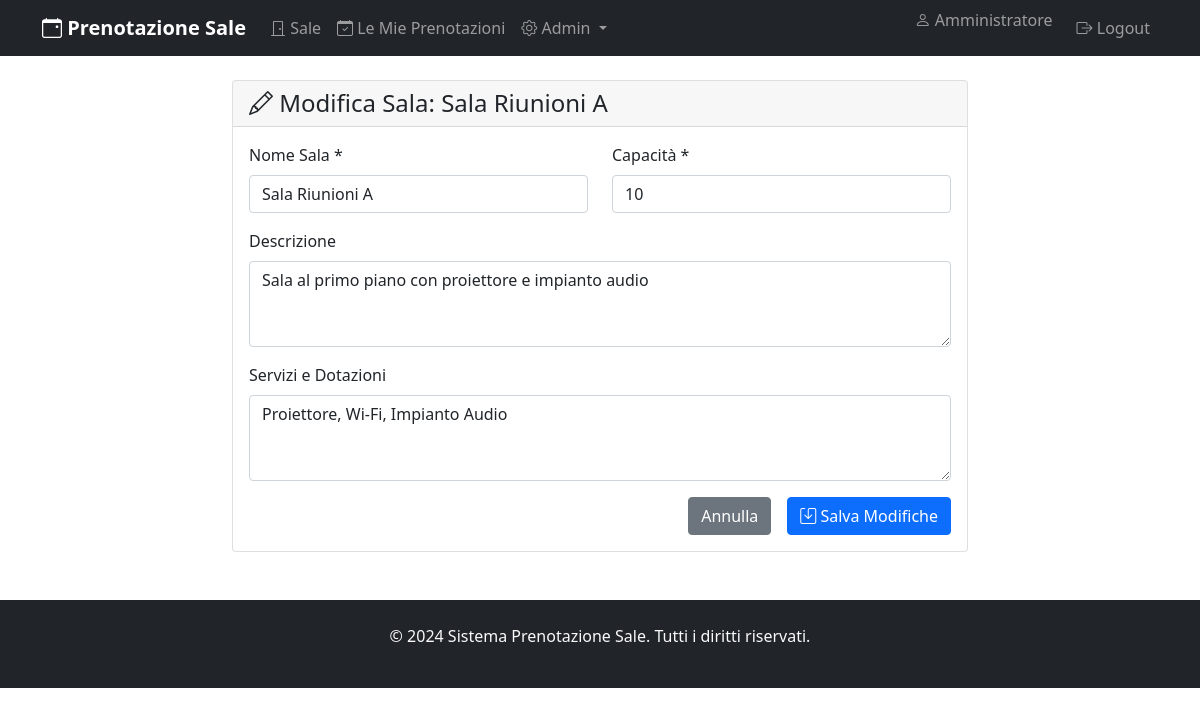
/rooms/edit.php?id=1 (signed in), run on the app's committed database.
### tables this page shows
CREATE TABLE IF NOT EXISTS rooms (
    id INT PRIMARY KEY AUTO_INCREMENT,
    name VARCHAR(100) NOT NULL,
    description TEXT,
    capacity INT,
    amenities TEXT,
    is_active BOOLEAN DEFAULT TRUE,
    created_by INT,
    created_at TIMESTAMP DEFAULT CURRENT_TIMESTAMP,
    FOREIGN KEY (created_by) REFERENCES users(id)
);

### src/controllers/RoomController.php (called while the page is built, shortened)
<?php
require_once __DIR__ . '/../models/Room.php';
class RoomController {
    private $roomModel;
    public function __construct() {
        $this->roomModel = new Room();
    }
    public function edit($id) {
        $room = $this->roomModel->getById($id);
        include __DIR__ . '/../views/rooms/edit.php';
    }
}
?>

### src/rooms/edit.php (called while the page is built)
<?php
require_once __DIR__ . '/../controllers/RoomController.php';
$controller = new RoomController();
$controller->edit($_GET['id'] ?? 0);
?>

### src/utils/Database.php (called while the page is built, shortened)
<?php
require_once __DIR__ . '/../config/database.php';
class Database {
    private $connection;
    private static $instance = null;
    public static function getInstance() {
        if (self::$instance === null) {
            self::$instance = new self();
        }
        return self::$instance;
    }
    private function __construct() {
        try {
            $this->connection = new PDO(
                DatabaseConfig::getDSN(),
                DatabaseConfig::USER,
                DatabaseConfig::PASSWORD
            );
            $this->connection->setAttribute(PDO::ATTR_ERRMODE, PDO::ERRMODE_EXCEPTION);
            $this->connection->setAttribute(PDO::ATTR_DEFAULT_FETCH_MODE, PDO::FETCH_ASSOC);
        } catch (PDOException $e) {
            die("❌ Errore di connessione al database: " . $e->getMessage());
        }
    }
    public function execute($sql, $params = []) {
        try {
            $stmt = $this->connection->prepare($sql);
            $stmt->execute($params);
            return $stmt;
        } catch (PDOException $e) {
            die("❌ Errore query: " . $e->getMessage() . " - SQL: " . $sql);
        }
    }
    public function fetchOne($sql, $params = []) {
        $stmt = $this->execute($sql, $params);
        return $stmt->fetch();
    }
}
?>

### src/models/Room.php (called while the page is built, shortened)
<?php
require_once __DIR__ . '/../utils/Database.php';
class Room {
    private $db;
    public function __construct() {
        $this->db = Database::getInstance();
    }
    public function getById($id) {
        return $this->db->fetchOne("SELECT * FROM rooms WHERE id = ? AND is_active = TRUE", [$id]);
    }
}
?>

### src/config/database.php (called while the page is built, shortened)
<?php
class DatabaseConfig {
    public static function getDSN() {
        return "mysql:host=" . self::HOST . ";dbname=" . self::DBNAME . ";charset=" . self::CHARSET;
    }
}
?>

### src/views/rooms/edit.php (the view, shortened to what this page needs)
<?php include __DIR__ . '/../layout/header.php'; ?>
<div class="row justify-content-center">
    <div class="col-md-8">
        <div class="card">
            <div class="card-header">
                <h4 class="mb-0"><i class="bi bi-pencil"></i> Modifica Sala: <?= htmlspecialchars($room['name']) ?></h4>
            </div>
            <div class="card-body">
                <form method="POST">
                    <div class="row">
                        <div class="col-md-6">
                            <div class="mb-3">
                                <label for="name" class="form-label">Nome Sala *</label>
                                <input type="text" class="form-control" id="name" name="name" required
                                       value="<?= htmlspecialchars($_POST['name'] ?? $room['name']) ?>">
                            </div>
                        </div>
                        <div class="col-md-6">
                            <div class="mb-3">
                                <label for="capacity" class="form-label">Capacità *</label>
                                <input type="number" class="form-control" id="capacity" name="capacity" required
                                       value="<?= htmlspecialchars($_POST['capacity'] ?? $room['capacity']) ?>"
                                       min="1" max="1000">
                            </div>
                        </div>
                    </div>
                    <div class="mb-3">
                        <label for="description" class="form-label">Descrizione</label>
                        <textarea class="form-control" id="description" name="description" rows="3"><?= htmlspecialchars($_POST['description'] ?? $room['description']) ?></textarea>
                    </div>
                    <div class="mb-3">
                        <label for="amenities" class="form-label">Servizi e Dotazioni</label>
                        <textarea class="form-control" id="amenities" name="amenities" rows="3"><?= htmlspecialchars($_POST['amenities'] ?? $room['amenities']) ?></textarea>
                    </div>
                    <div class="d-grid gap-2 d-md-flex justify-content-md-end">
                        <a href="/rooms/admin.php" class="btn btn-secondary me-md-2">Annulla</a>
                        <button type="submit" class="btn btn-primary">
                            <i class="bi bi-save"></i> Salva Modifiche
                        </button>
                    </div>
                </form>
            </div>
        </div>
    </div>
</div>
<?php include __DIR__ . '/../layout/footer.php'; ?>

### data on the page
rooms: name "Sala Riunioni A", capacity "10", description "Sala al primo piano con proiettore e impianto audio", amenities "Proiettore, Wi-Fi, Impianto Audio"

### other printed values
$currentUser['name'] "Amministratore"
